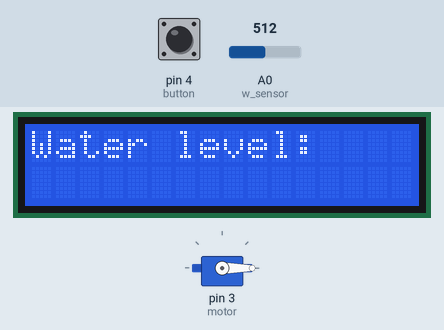
Recording of a sketch running on a simulated Arduino Uno, built with avr-gcc and run on an emulated ATmega328P. Parts: 16×2 character LCD, servo. The test bench sets the inputs (shaded band); at power-on: pin 4 (button) LOW, A0 (w_sensor) = 512. What the sketch prints to the serial monitor is not drawn.

Above: at 1.2 s.
1.3 s: pin 4 (button) pulled HIGH for 0.65 s
At 2.0 s:
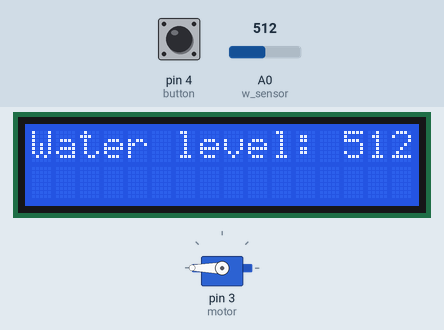
3.6 s: pin 4 (button) pulled HIGH for 3.2 s
At 7.5 s:
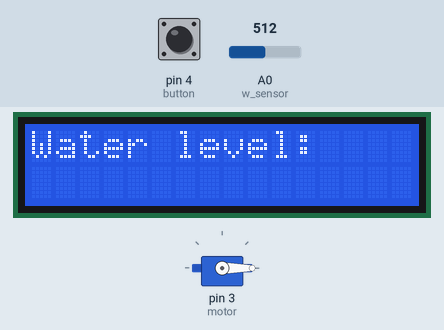
Timing chart, 0 to 9.0 s (numbered marks = the images above; inputs shaded):
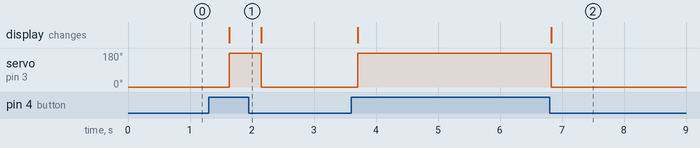

Measured:
- after the input at 1.3 s, servo on pin 3 (motor): 0° → 180° after 0.34 s, → 0° 0.52 s later; the display: changes after 0.34 s (image 1)
- after the input at 3.6 s, servo on pin 3 (motor): 0° → 180° after 0.11 s, → 0° 3.1 s later; the display: first changes after 0.11 s (image 2 shows a later state)

The sketch:

Experiment_7.ino
```cpp
#include <Wire.h>
#include <LiquidCrystal_I2C.h>
#include<Servo.h>

const byte LCDcolumns = 16;
const byte LCDrows = 2;

Servo s_obj;
#define motor 3

#define button 4

#define w_sensor A0

// 0x27 is the default address. Is your address 0x3F - if so, change 0x27 to 0x3F
LiquidCrystal_I2C lcd(0x27, LCDcolumns, LCDrows);

void setup(){
  lcd.init();
  lcd.backlight();
  lcd.home();
//  lcd.print("State:");

  pinMode(w_sensor, INPUT);

  pinMode(motor, OUTPUT);
  s_obj.attach(motor);
  pinMode(button, INPUT);
  s_obj.write(0);
  Serial.begin(9600);
}

void loop(){
  unsigned int w_level = analogRead(w_sensor), b_read = digitalRead(button);

  Serial.println(w_level);

  lcd.clear();
  lcd.setCursor(0,0);
  lcd.print("Water level: ");

  if(b_read==HIGH)
  {
    lcd.println(w_level);
    s_obj.write(180);
    if(w_level>550)
    {
      lcd.setCursor(1,1);
      lcd.print("ENOUGH WATERING");
    }
  }
  else
    s_obj.write(0);


  delay(500);

}
```
